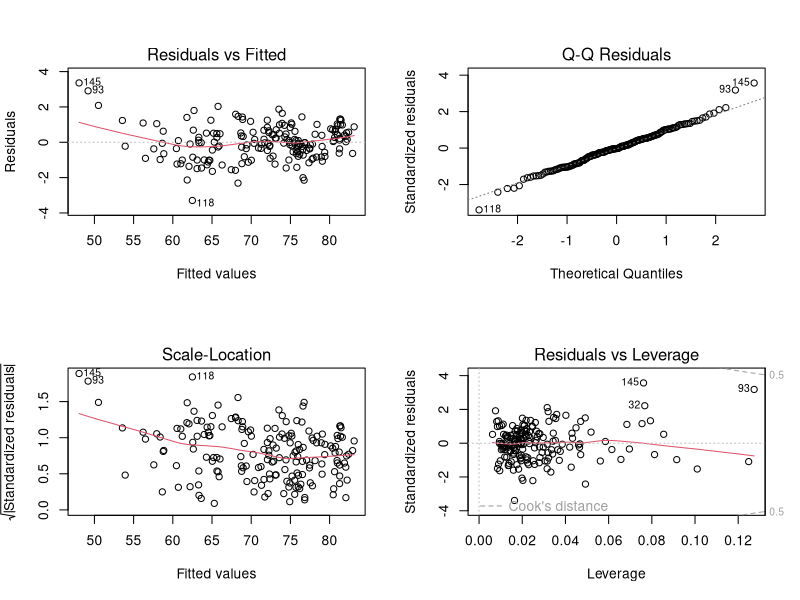
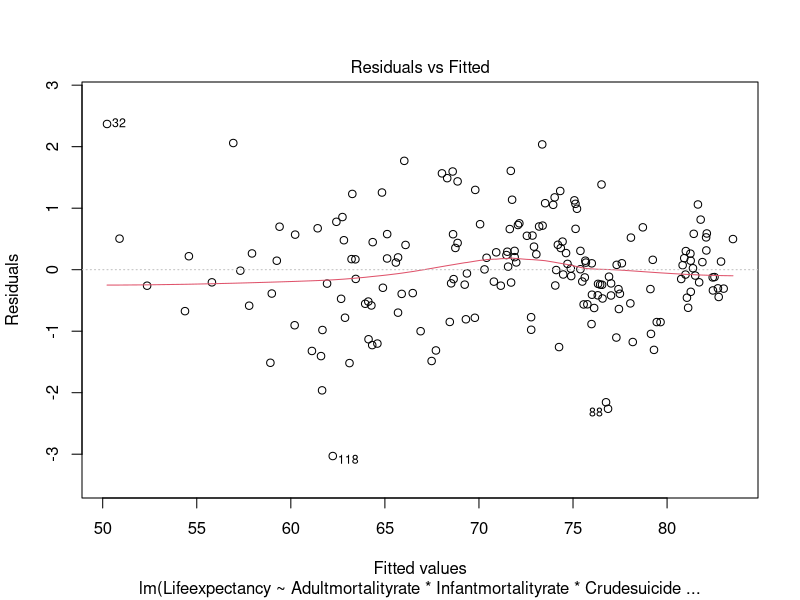
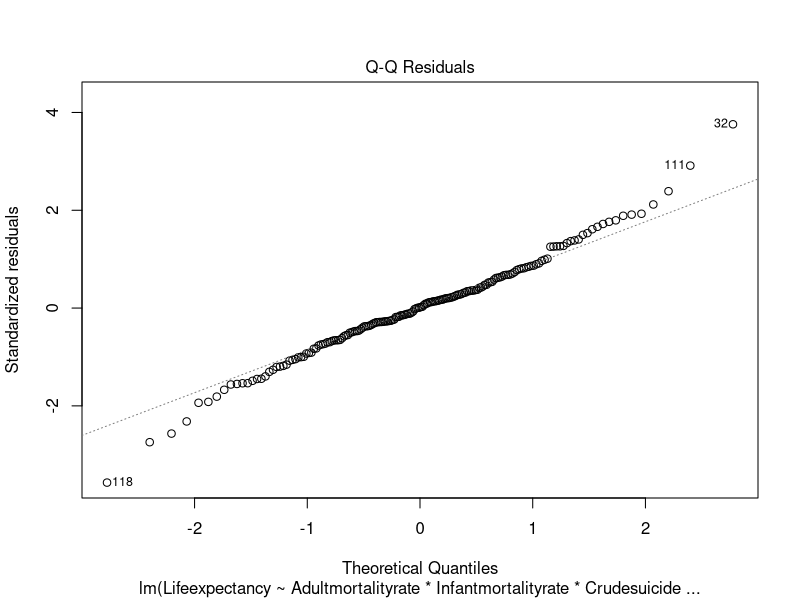
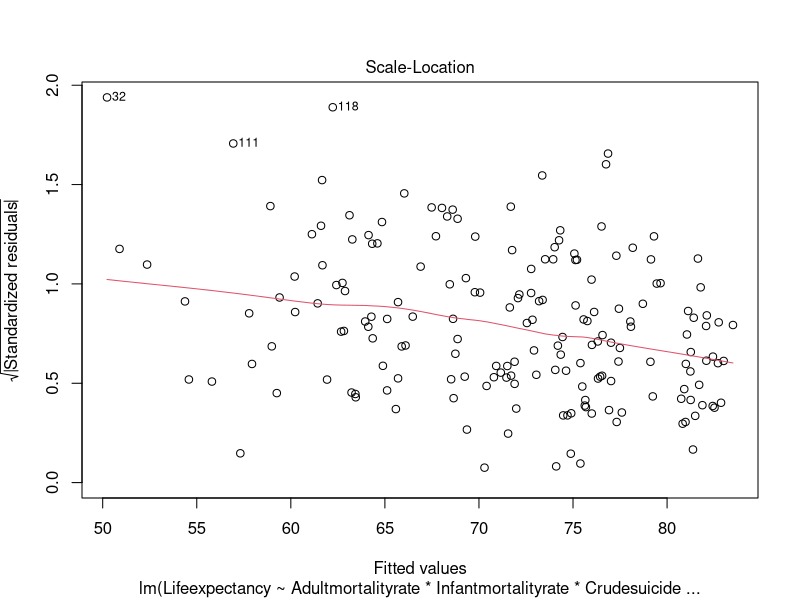
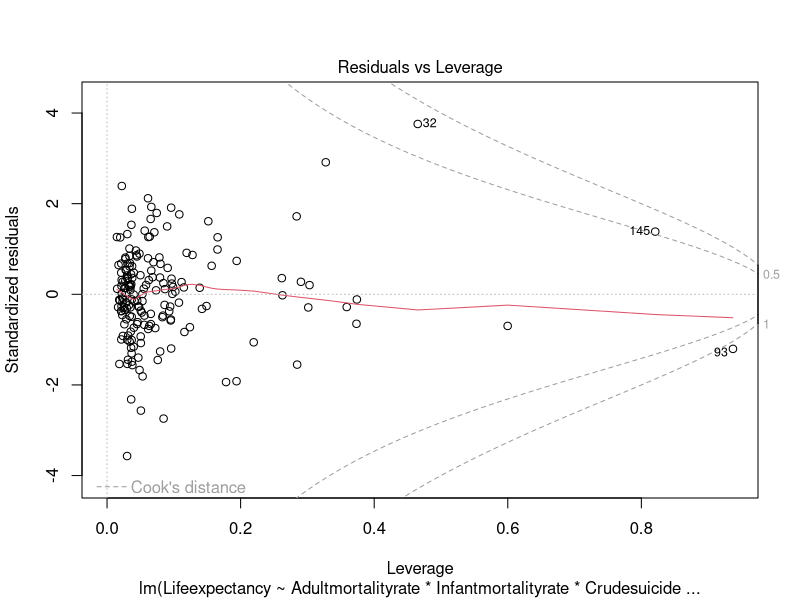

Source code (R) for these figures, in order: (Note: this script raises an error after producing the figures.)
#install.packages("haven")
#install.packages("leaps")
#install.packages("car")
library(haven)
library(leaps)
library(car)
setwd("D:\\NCI\\Sem 1\\Statistics\\CA1 Multi Linear Regression")
dataset = read_sav("StatsCA1SPSSFile.sav")

head(dataset)
str(dataset)
attach(dataset)
lmfit1 <- lm(Lifeexpectancy~Adultmortalityrate+Infantmortalityrate+Crudesuiciderate+NCDmortalityrate) 
summary(lmfit1)
par(mfrow=c(2,2))
plot(lmfit1)

#Interaction effect
lmfit2 <- lm(Lifeexpectancy~Adultmortalityrate*Infantmortalityrate*Crudesuiciderate*NCDmortalityrate) 
summary(lmfit2)
par(mfrow=c(1,1))
plot(lmfit2)



library(car)
ncvTest(lm(Lifeexpectancy~Adultmortalityrate+Infantmortalityrate+Crudesuiciderate+NCDmortalityrate))
bptest(lmfit1)

durbinWatsonTest(lmfit1)

vif(lmfit1)

cooks.distance(lmfit1)
influencePlot(lmfit1)

Bestfit <- regsubsets(Lifeexpectancy~Adultmortalityrate+Infantmortalityrate+Crudesuiciderate+NCDmortalityrate, data =dataset, nbest =2)
par(mfrow=c(1,1))
subsets(Bestfit,statistic = 'adjr2')
plot(Bestfit,scale="adjr2")

?subsets
